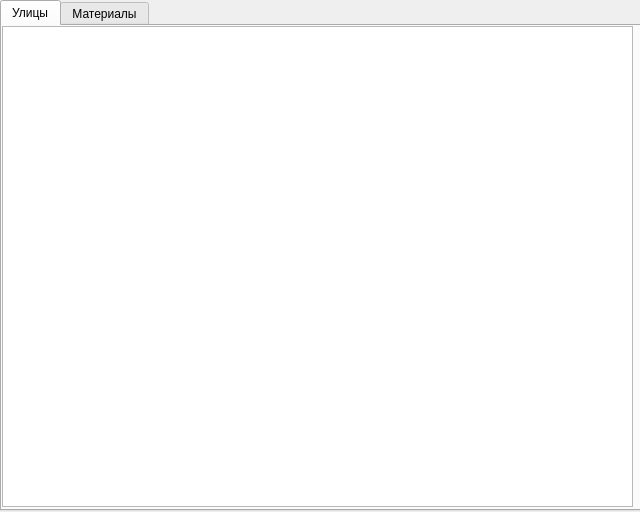
<?xml version="1.0" encoding="UTF-8"?>
<ui version="4.0">
 <class>waterAcntDictsDialog</class>
 <widget class="QDialog" name="waterAcntDictsDialog">
  <property name="geometry">
   <rect>
    <x>0</x>
    <y>0</y>
    <width>640</width>
    <height>512</height>
   </rect>
  </property>
  <property name="windowTitle">
   <string>Dialog</string>
  </property>
  <widget class="QTabWidget" name="tabWidgetDicts">
   <property name="geometry">
    <rect>
     <x>0</x>
     <y>0</y>
     <width>641</width>
     <height>511</height>
    </rect>
   </property>
   <property name="currentIndex">
    <number>0</number>
   </property>
   <widget class="QWidget" name="tab">
    <attribute name="title">
     <string>Улицы</string>
    </attribute>
    <widget class="QTableView" name="StreetsTView">
     <property name="geometry">
      <rect>
       <x>0</x>
       <y>0</y>
       <width>631</width>
       <height>481</height>
      </rect>
     </property>
    </widget>
   </widget>
   <widget class="QWidget" name="tab_2">
    <attribute name="title">
     <string>Материалы</string>
    </attribute>
   </widget>
  </widget>
 </widget>
 <resources/>
 <connections/>
</ui>
